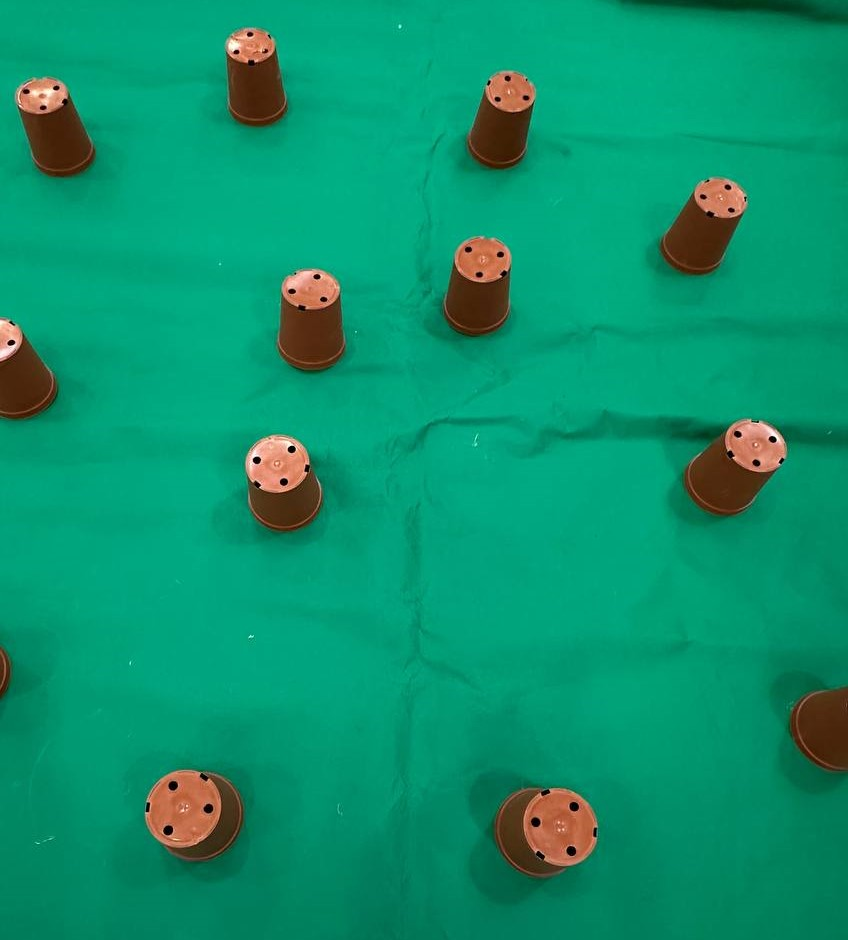
#> input picture Images/9 aug 2024/photo_6174946972373467775_y.jpg, 848 x 940 px, found by its file name
$ python CV_App_Edge_detection.py
#> lines starting #> are read from the running program, lines starting #| are printed output that depends on the picture; after the words box and inside, x2 and y2 are one past the last pixel; in counts of white or black regions, pixels touching at a corner belong together
import cv2
import numpy as np
import matplotlib.pyplot as plt

# Schritt 1: Bild einlesen
image = cv2.imread(r'C:\Users\grenz\Documents\GitHub\Drones-for-Computer-Vision-applications\Images\9 aug 2024\photo_6174946972373467775_y.jpg')
#> image is the input picture: shape (940, 848, 3); mean B, G, R 108.6, 146.6, 11.1

# Schritt 2: Blur (Weichzeichnung)
blurred_image = cv2.GaussianBlur(image, (5, 5), 0)

# Schritt 3: Color Based Segmentation (Farbsegmentierung)
hsv_image = cv2.cvtColor(blurred_image, cv2.COLOR_BGR2HSV)
#> hsv_image: shape (940, 848, 3); mean H, S, V 76.5, 245, 150.3
lower_brown = np.array([5, 10, 10]) #230, 189, 168; 5, 10, 10
upper_brown = np.array([30, 255, 255]) #18, 188, 42; 235, 137, 197; 30, 255, 255
mask = cv2.inRange(hsv_image, lower_brown, upper_brown)
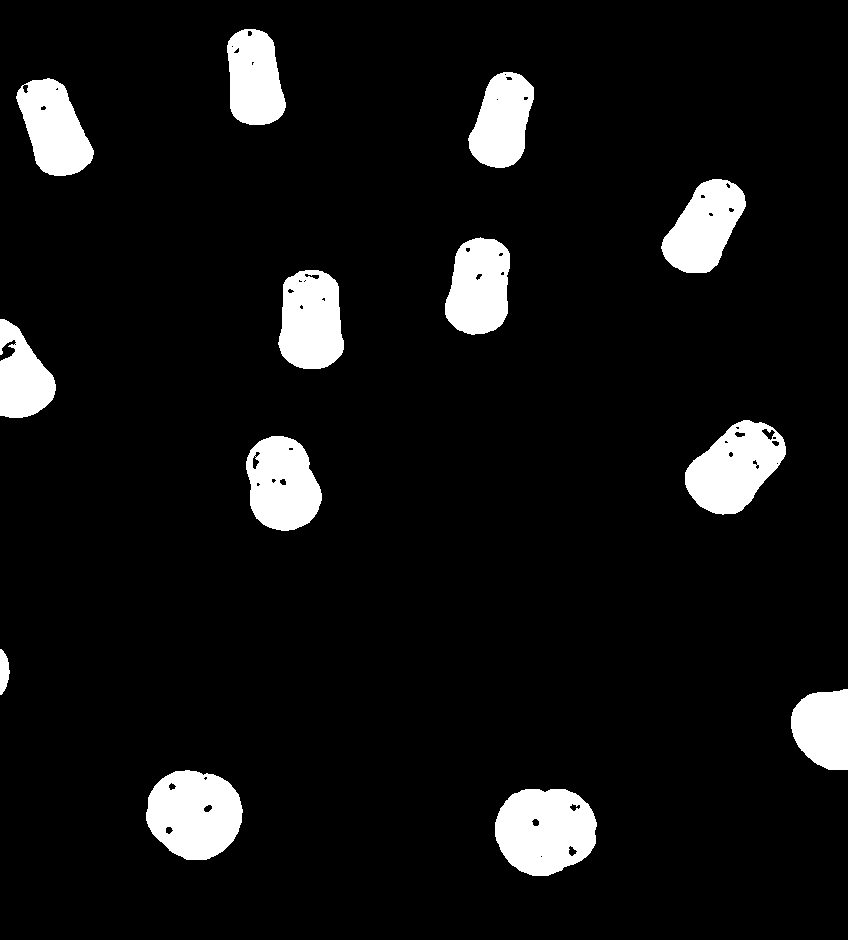
#> mask: shape (940, 848); 7.7% white; 13 white regions, largest, box (x1, y1, x2, y2) and area: (495, 789, 597, 876) 6947, (146, 770, 243, 860) 6632, (685, 420, 786, 515) 5999
color_segmented_image = cv2.bitwise_and(blurred_image, blurred_image, mask=mask)

# Schritt 4: Grayscale (Umwandlung in Graustufen)
gray_image = cv2.cvtColor(color_segmented_image, cv2.COLOR_BGR2GRAY)
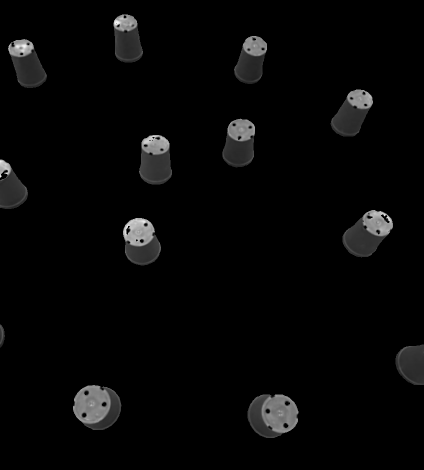
#> gray_image: shape (940, 848) (shown at 1/2 size); min 0, max 250, mean 6.7

# Schritt 5: Morphological Filtering (Morphologische Filterung)
kernel = np.ones((5, 5), np.uint8)
morph_filtered_image = cv2.morphologyEx(gray_image, cv2.MORPH_OPEN, kernel)

# Schritt 6: Canny Edge Detection
edges = cv2.Canny(morph_filtered_image, 100, 200)
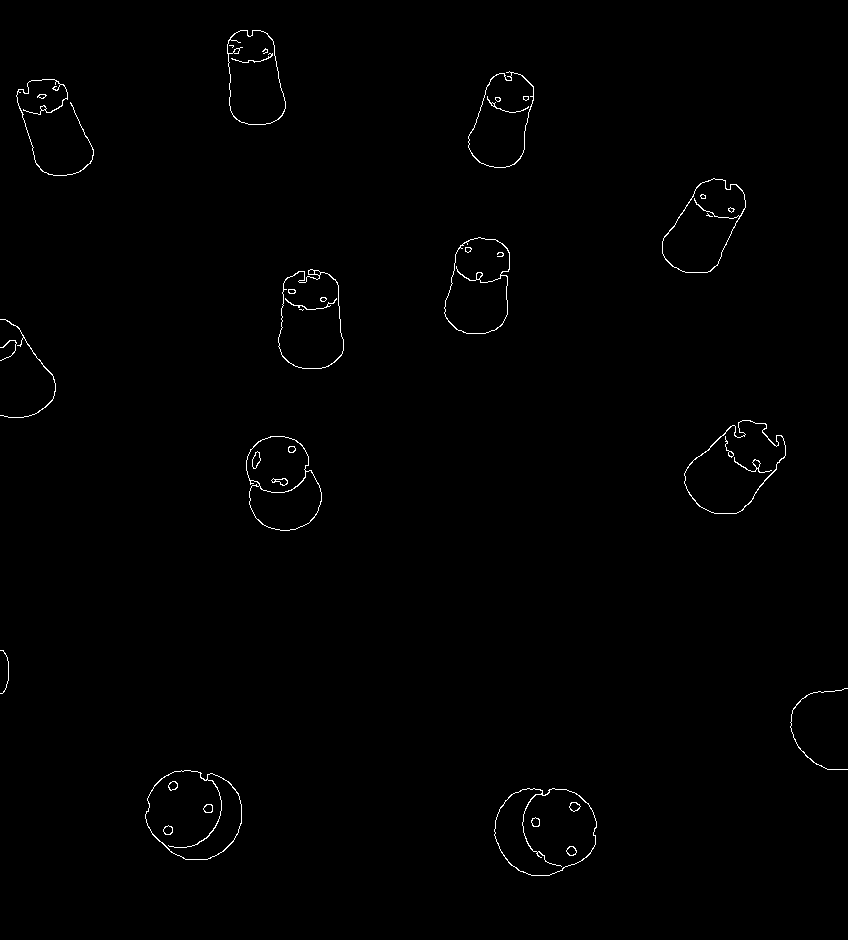
#> edges: shape (940, 848); 0.64% white in thin lines or dots

# Schritt 7: Object Filtering (Kreis hinzufügen)
contours, _ = cv2.findContours(edges, cv2.RETR_EXTERNAL, cv2.CHAIN_APPROX_SIMPLE)
#> contours = 15 contours, 2 with area under 20; largest, box (x1, y1, x2, y2) and area: (494, 788, 597, 876) 7036, (145, 770, 242, 860) 6690, (684, 420, 786, 514) 5912, (246, 436, 322, 531) 5432, (278, 269, 344, 369) 5241

# Liste zur Speicherung der Objektskoordinaten
object_coordinates = []

# Zeichnen der Konturen, Kreise und Kreuzes auf dem Originalbild
for i, contour in enumerate(contours):
    area = cv2.contourArea(contour)
    if area > 500:  # Größe der Kontur als Filterkriterium
        x, y, w, h = cv2.boundingRect(contour)
        cX = x + w // 2
        cY = y + h // 2
        radius = int(max(w, h) / 2)
        # Zeichne einen Kreis um das erkannte Objekt
        cv2.circle(image, (cX, cY), radius, (0, 255, 255), 2)  # Gelber Kreis
        # Zeichne ein Kreuz im Mittelpunkt des Kreises
        cv2.drawMarker(image, (cX, cY), (0, 0, 255), markerType=cv2.MARKER_CROSS, markerSize=10, thickness=2)
        # Füge die Position als Text hinzu, inkl. der Objektnummer
        font_scale = 1  # Schriftgröße experimentell angepasst
        font_thickness = 2
        text = f'{i+1}: ({cX}, {cY})'
        (text_width, text_height), _ = cv2.getTextSize(text, cv2.FONT_HERSHEY_SIMPLEX, font_scale, font_thickness)
        # Berechne die Position für den Text (unterhalb des Mittelpunkts)
        text_x = cX
        text_y = cY + radius + text_height + 10  # Unterhalb des Kreises
        cv2.putText(image, text, (text_x, text_y), cv2.FONT_HERSHEY_SIMPLEX, font_scale, (0, 255, 0), font_thickness)
        object_coordinates.append((cX, cY))
#> this loop made 15 passes
#> (area, x, y, w, h, cX, cY, radius) on passes 1, 2, 5, 6, 9, 10, 11, 14: (7036, 494, 788, 103, 88, 545, 832, 51), (6690.5, 145, 770, 97, 90, 193, 815, 48), (5432, 246, 436, 76, 95, 284, 483, 47), (5911.5, 684, 420, 102, 94, 735, 467, 51), (5241, 278, 269, 66, 100, 311, 319, 50), (4992.5, 444, 237, 66, 97, 477, 285, 48), (4973, 662, 178, 84, 95, 704, 225, 47), (4398, 468, 71, 66, 97, 501, 119, 48)
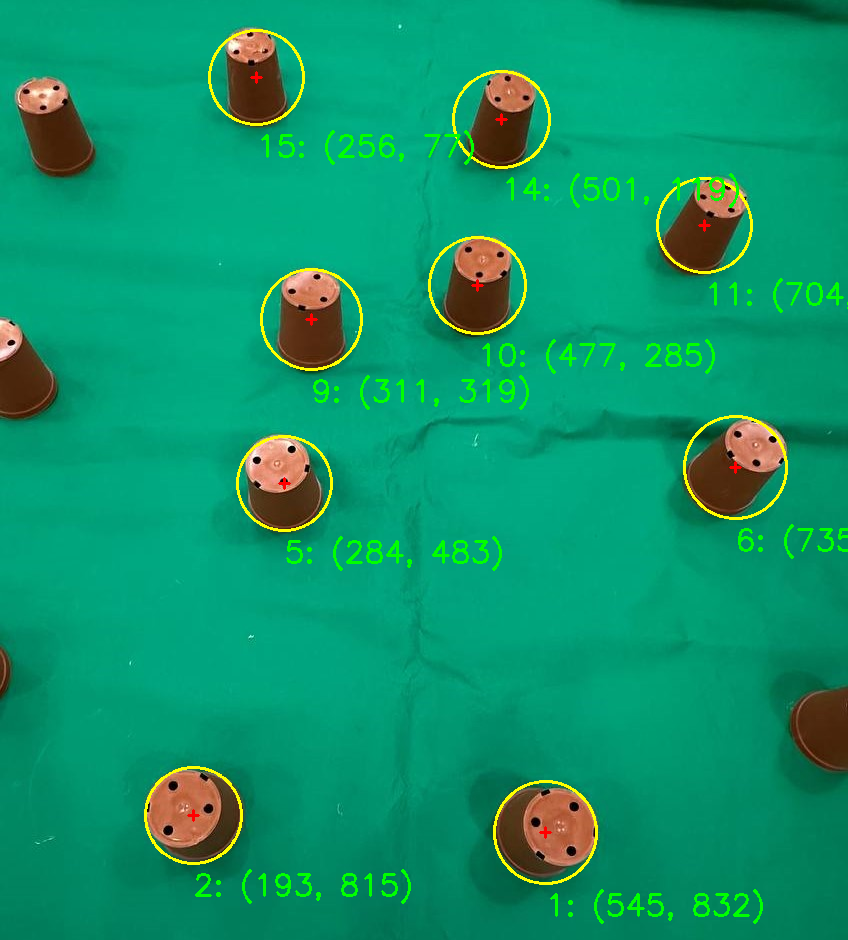
#> image: shape (940, 848, 3); 2.48% of pixels changed, all inside (x1, y1, x2, y2) = (144, 29, 848, 924)
#> after the loop, object_coordinates = [(545, 832), (193, 815), (284, 483), (735, 467), (311, 319), (477, 285), (704, 225), (501, 119), (256, 77)]

# Anzahl der gefundenen Objekte
object_count = len(object_coordinates)
#> object_count = 9
print(f"Anzahl der gefundenen Objekte: {object_count}")
#| Anzahl der gefundenen Objekte: 9
print(f"Koordinaten der Objekte: {object_coordinates}")
#| Koordinaten der Objekte: [(545, 832), (193, 815), (284, 483), (735, 467), (311, 319), (477, 285), (704, 225), (501, 119), (256, 77)]

# Erstelle eine Collage der Zwischenschritte mit matplotlib
step_images = [
    ('Original Image', image),
    ('Blurred Image', blurred_image),
    ('Color Segmentation', color_segmented_image),
    ('Grayscale Image', gray_image),
    ('Morphological Filtering', morph_filtered_image),
    ('Canny Edges', edges)
]

# Anzahl der Bilder
num_images = len(step_images)
#> num_images = 6

# Erstelle einen Plot mit einer Reihe von Subplots
fig, axes = plt.subplots(1, num_images, figsize=(20, 5))

for i, (label, img) in enumerate(step_images):
    # Falls das Bild ein Einzelkanal-Bild ist, in RGB umwandeln
    if len(img.shape) == 2:
        img = cv2.cvtColor(img, cv2.COLOR_GRAY2RGB)
    # Bild in den entsprechenden Subplot einfügen
    axes[i].imshow(cv2.cvtColor(img, cv2.COLOR_BGR2RGB))
    axes[i].set_title(label)
    axes[i].axis('off')  # Achsen ausblenden
#> this loop made 6 passes

# Zeige den Plot an
plt.show()
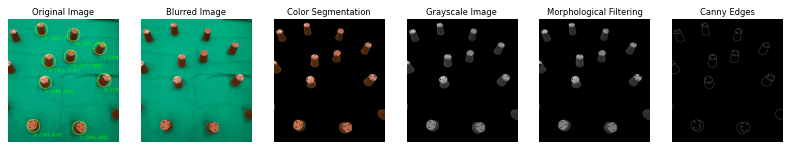
#> figure drawn by matplotlib, 6 panels

# Visualisiere die Objektskoordinaten in einem separaten Plot
if object_coordinates:
    data = np.array(object_coordinates)
#> data = [[545, 832], [193, 815], [284, 483], [735, 467], [311, 319], [477, 285], [704, 225], [501, 119], [256, 77]]
    x, y = data.T
#> x = [545, 193, 284, 735, 311, 477, 704, 501, 256]; y = [832, 815, 483, 467, 319, 285, 225, 119, 77]
    plt.scatter(x, y)
    plt.xlabel('X Coordinate')
    plt.ylabel('Y Coordinate')
    plt.title("Object Positions")
    plt.gca().invert_yaxis()  # Y-Achse invertieren, um Bildkoordinaten zu entsprechen
    plt.show()
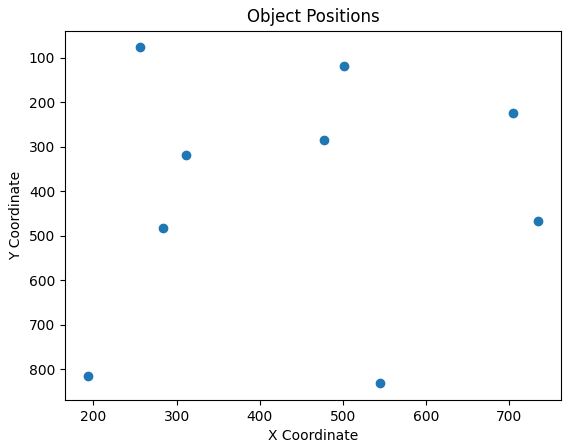
#> figure drawn by matplotlib, 1 panel

$ run again, with Images/9 aug 2024/photo_5309823306351894058_y.jpg copied over Images/9 aug 2024/photo_6174946972373467775_y.jpg
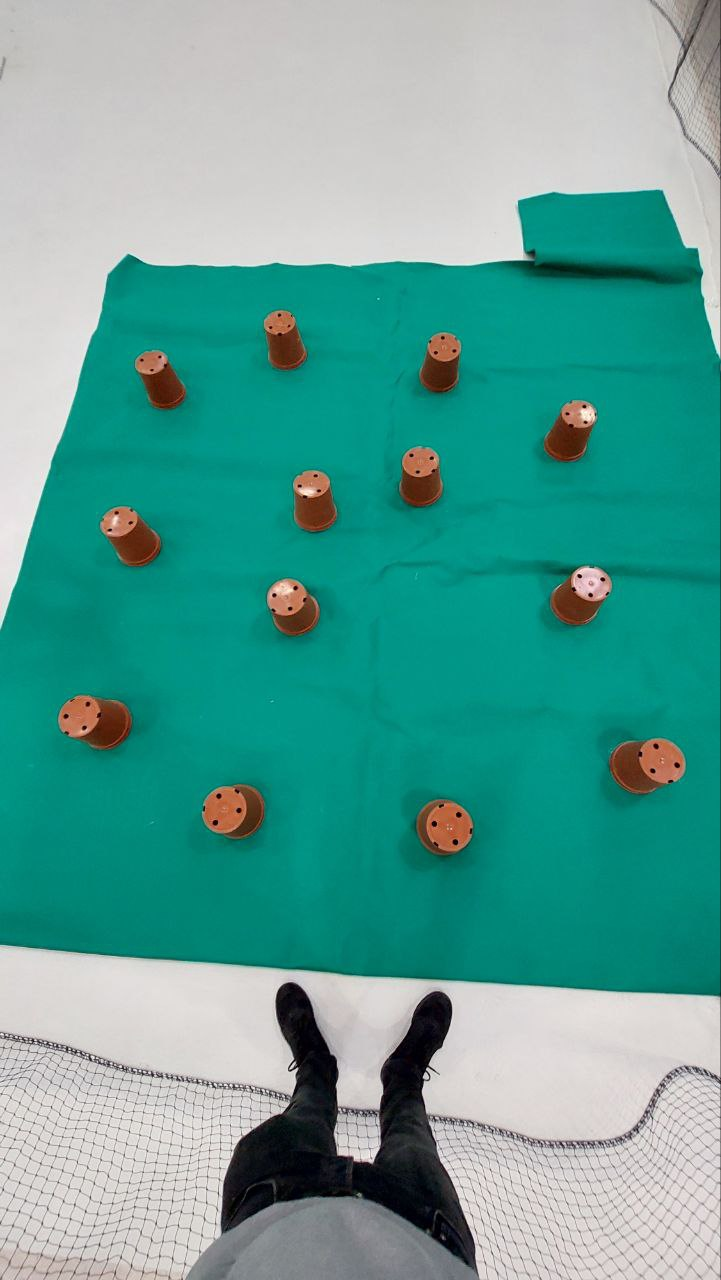
#> input picture Images/9 aug 2024/photo_5309823306351894058_y.jpg, 721 x 1280 px, found by its file name
#> image is the input picture: shape (1280, 721, 3); mean B, G, R 151.5, 160.5, 92.4
#> hsv_image: shape (1280, 721, 3); mean H, S, V 62.3, 139.4, 163.7
#> mask: shape (1280, 721); 8% white; 430 white regions (342 under 20 px), largest, box (x1, y1, x2, y2) and area: (459, 1164, 721, 1280) 17000, (0, 1135, 224, 1280) 8328, (656, 0, 721, 169) 5971
#> edges: shape (1280, 721); 0.97% white in thin lines or dots
#> contours = 138 contours, 55 with area under 20; largest, box (x1, y1, x2, y2) and area: (59, 695, 131, 749) 2777, (203, 785, 264, 838) 2447, (416, 799, 472, 854) 2305, (101, 507, 160, 566) 2195, (544, 401, 595, 461) 2038
#> the loop `for i, contour in enumerate(contours):` made 138 passes
#> (area, x, y, w, h, cX, cY, radius) on passes 67, 68, 77, 87, 88, 101, 102, 109: (1186.5, 616, 1184, 87, 25, 659, 1196, 43), (890, 524, 1180, 38, 52, 543, 1206, 26), (641.5, 192, 1135, 30, 49, 207, 1159, 24), (1055, 510, 1102, 66, 19, 543, 1111, 33), (994, 591, 1087, 34, 51, 608, 1112, 25), (2305, 416, 799, 56, 55, 444, 826, 28), (2447, 203, 785, 61, 53, 233, 811, 30), (2777, 59, 695, 72, 54, 95, 722, 36)
#> after the loop `for i, contour in enumerate(contours):`:
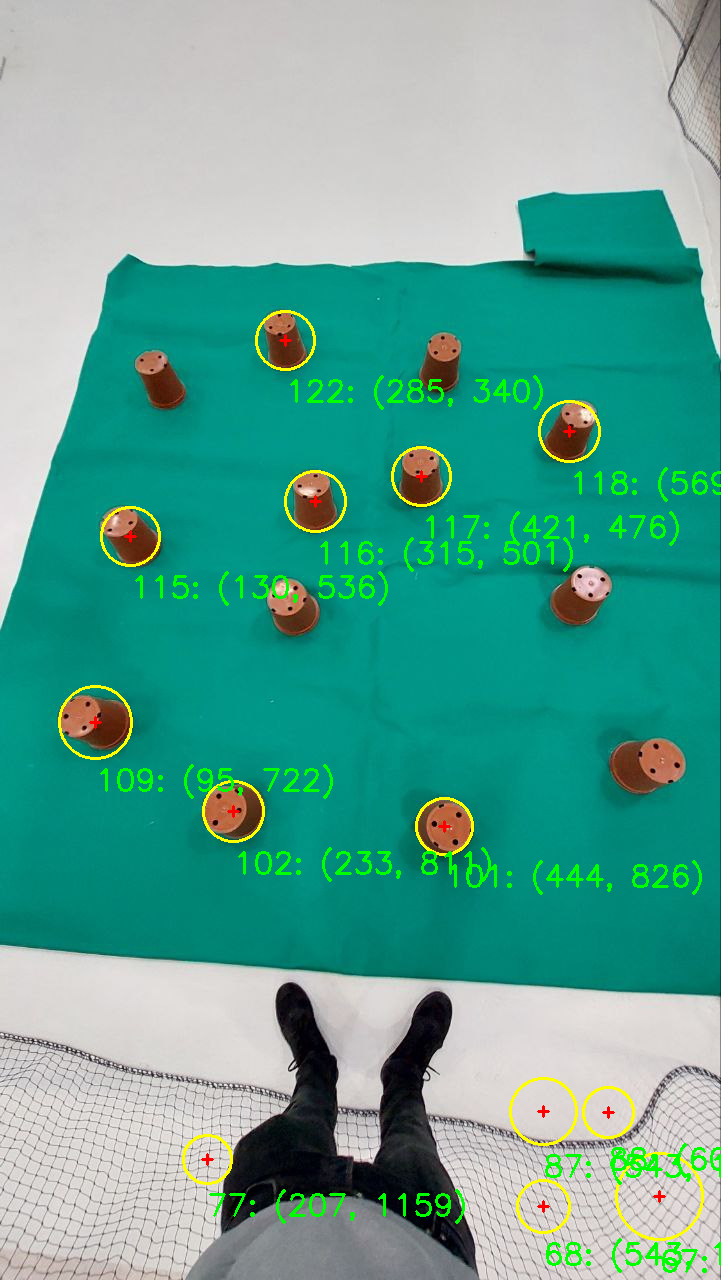
#> image: shape (1280, 721, 3); 2.67% of pixels changed, all inside (x1, y1, x2, y2) = (58, 310, 721, 1273)
#> after the loop `for i, contour in enumerate(contours):`: object_coordinates = [(659, 1196), (543, 1206), (207, 1159), (543, 1111), (608, 1112), (444, 826), (233, 811), (95, 722), (130, 536), (315, 501), (421, 476), (569, 431), (285, 340)]
#> object_count = 13
#| Anzahl der gefundenen Objekte: 13
#| Koordinaten der Objekte: [(659, 1196), (543, 1206), (207, 1159), (543, 1111), (608, 1112), (444, 826), (233, 811), (95, 722), (130, 536), (315, 501), (421, 476), (569, 431), (285, 340)]
#> num_images = 6
#> the loop `for i, (label, img) in enumerate(step_images):` made 6 passes
#> data = 13 rows, first 8: [659, 1196], [543, 1206], [207, 1159], [543, 1111], [608, 1112], [444, 826], [233, 811], [95, 722]
#> `x, y = data.T`: x = [659, 543, 207, 543, 608, 444, 233, 95, 130, 315, 421, 569, 285]; y = [1196, 1206, 1159, 1111, 1112, 826, 811, 722, 536, 501, 476, 431, 340]
#> `plt.show()`:
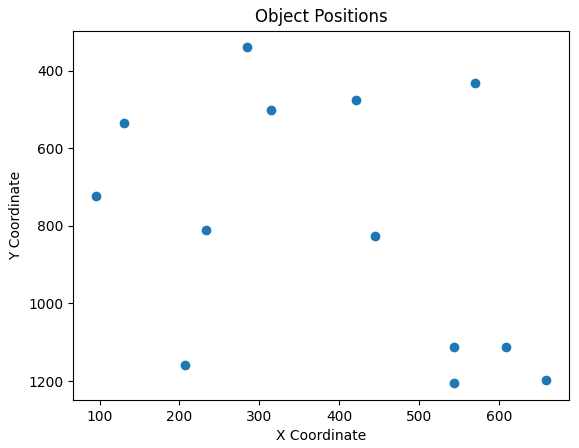
#> figure drawn by matplotlib, 1 panel
